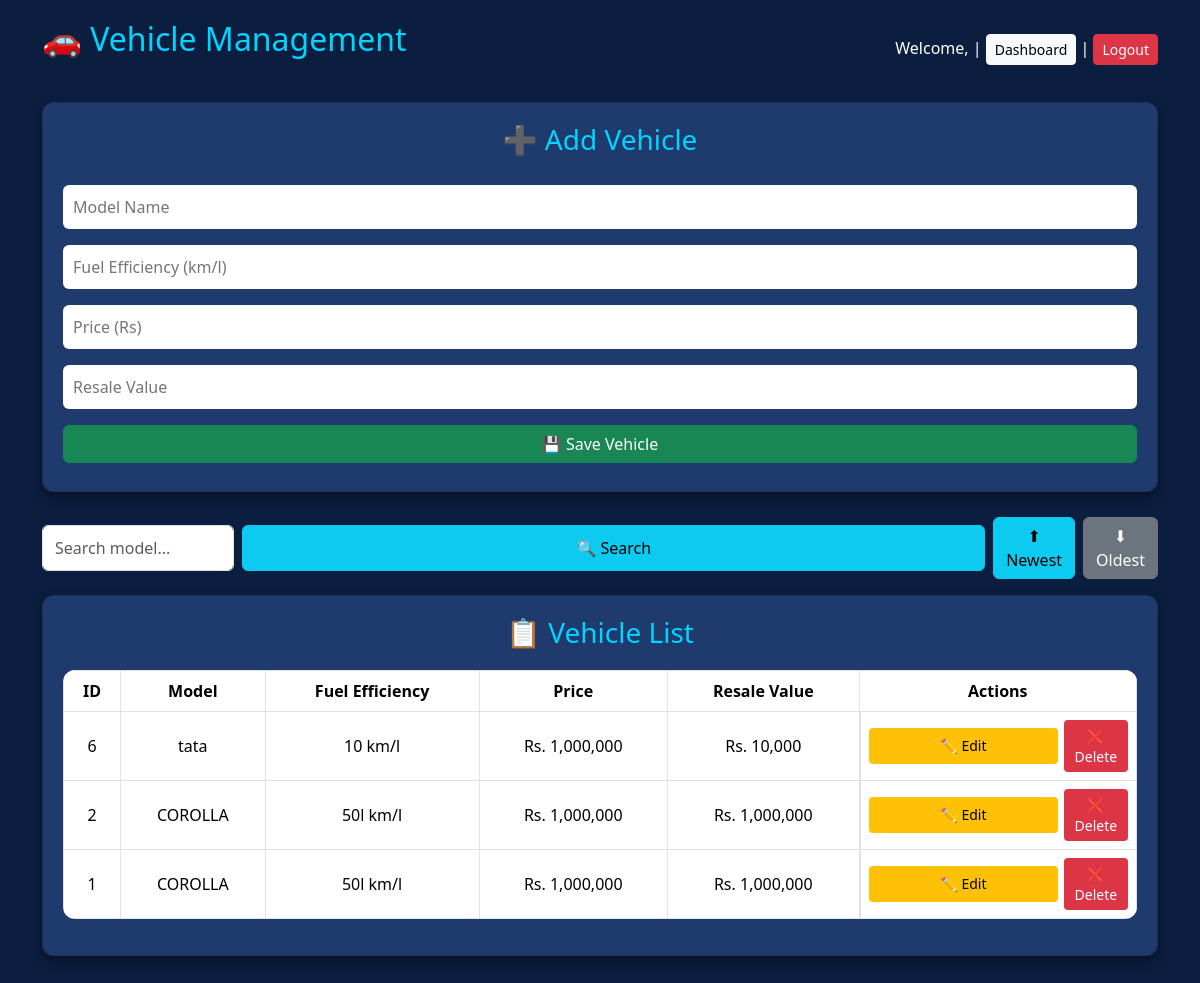
The app's page /admin/compare_save.php with its own data.
### tables this page shows
CREATE TABLE `vehicle_list` (
  `id` int(11) NOT NULL,
  `model_name` varchar(100) DEFAULT NULL,
  `fuel_efficiency` varchar(50) DEFAULT NULL,
  `price` int(11) DEFAULT NULL,
  `resale_value` varchar(50) DEFAULT NULL
);

### db.php (called while the page is built, shortened)
<?php
function e($str) {
    return htmlspecialchars($str ?? '', ENT_QUOTES, 'UTF-8');
}
?>

### admin/compare_save.php (the view, shortened to what this page needs)
<?php
require_once __DIR__ . '/../db.php';
$where = '';
$q = $_GET['q'] ?? '';
$order = "DESC";
$result = $conn->query("SELECT * FROM vehicle_list $where ORDER BY id $order");
?>
<!DOCTYPE html>
<html lang="en">
<head>
  <link href="https://cdn.jsdelivr.net/npm/bootstrap@5.3.2/dist/css/bootstrap.min.css" rel="stylesheet">
</head>
<body>
<div class="container">
  <header class="d-flex justify-content-between align-items-center mb-4">
    <h2>🚗 Vehicle Management</h2>
    <div>
      Welcome, <?= e($_SESSION['username'] ?? '') ?> |
      <a class="btn btn-light btn-sm" href="dashboard.php">Dashboard</a> |
      <a class="btn btn-danger btn-sm" href="logout.php">Logout</a>
    </div>
  </header>
  <div class="card">
    <h3 id="form-title">➕ Add Vehicle</h3>
    <form method="POST">
      <input type="text" name="model_name" id="model_name" placeholder="Model Name" required>
      <input type="text" name="fuel_efficiency" id="fuel_efficiency" placeholder="Fuel Efficiency (km/l)" required>
      <input type="number" name="price" id="price" placeholder="Price (Rs)" required>
      <input type="text" name="resale_value" id="resale_value" placeholder="Resale Value" required>
      <button type="submit" class="btn btn-success w-100" name="save_vehicle">💾 Save Vehicle</button>
    </form>
  </div>
  <form method="get" class="d-flex justify-content-center mb-3">
    <input type="text" name="q" placeholder="Search model..." value="<?= e($q) ?>" class="form-control w-25 me-2">
    <button type="submit" class="btn btn-info me-2">🔍 Search</button>
    <a href="?sort=new" class="btn btn-info me-2">⬆ Newest</a>
    <a href="?sort=old" class="btn btn-secondary">⬇ Oldest</a>
  </form>
  <div class="card">
    <h3>📋 Vehicle List</h3>
    <div class="table-responsive">
      <table class="table table-bordered text-white">
        <thead>
          <tr>
            <th>ID</th>
            <th>Model</th>
            <th>Fuel Efficiency</th>
            <th>Price</th>
            <th>Resale Value</th>
            <th>Actions</th>
          </tr>
        </thead>
        <tbody>
        <?php while ($row = $result->fetch_assoc()) { ?>
          <tr>
            <td><?= $row['id']; ?></td>
            <td><?= e($row['model_name']); ?></td>
            <td><?= $row['fuel_efficiency']; ?> km/l</td>
            <td>Rs. <?= number_format($row['price']); ?></td>
            <td>Rs. <?= number_format($row['resale_value']); ?></td>
            <td class="actions">
              <button class="btn btn-sm btn-edit"
                onclick="editVehicle('<?= $row['id']; ?>','<?= e($row['model_name']); ?>','<?= $row['fuel_efficiency']; ?>','<?= $row['price']; ?>','<?= $row['resale_value']; ?>')">
                ✏️ Edit
              </button>
              <a href="?delete=<?= $row['id']; ?>" class="btn btn-sm btn-delete" onclick="return confirm('Delete this vehicle?')">❌ Delete</a>
            </td>
          </tr>
        <?php } ?>
        </tbody>
      </table>
    </div>
  </div>
</div>
</body>
</html>

### admin/compare_save.php (style rules this page uses)
body { background-color: #0b1e3f; color: white; font-family: "Segoe UI", sans-serif; padding: 20px; }
.card { background-color: #1f3b6e; border-radius: 12px; padding: 20px; margin-bottom: 25px; box-shadow: 0 5px 12px rgba(0,0,0,0.4); }
input, button, select { width: 100%; padding: 10px; margin: 8px 0; border-radius: 6px; border: none; }
button { font-weight: bold; cursor: pointer; }
h2, h3 { text-align: center; color: #00d4ff; margin-bottom: 20px; }
table { width: 100%; border-radius: 12px; overflow: hidden; }
th { background-color: #007bff; color: white; text-align: center; }
td { background-color: #1f3b6e; text-align: center; vertical-align: middle; }
.btn-edit { background-color: #ffc107; color: black; }
.btn-delete { background-color: #dc3545; color: white; }
.actions { display: flex; gap: 6px; justify-content: center; }

### records on screen
vehicle_list: id "6", model_name "tata", fuel_efficiency "10", price "1,000,000", resale_value "10,000"
vehicle_list: id "2", model_name "COROLLA", fuel_efficiency "50l", price "1,000,000", resale_value "1,000,000"
vehicle_list: id "1", model_name "COROLLA", fuel_efficiency "50l", price "1,000,000", resale_value "1,000,000"
